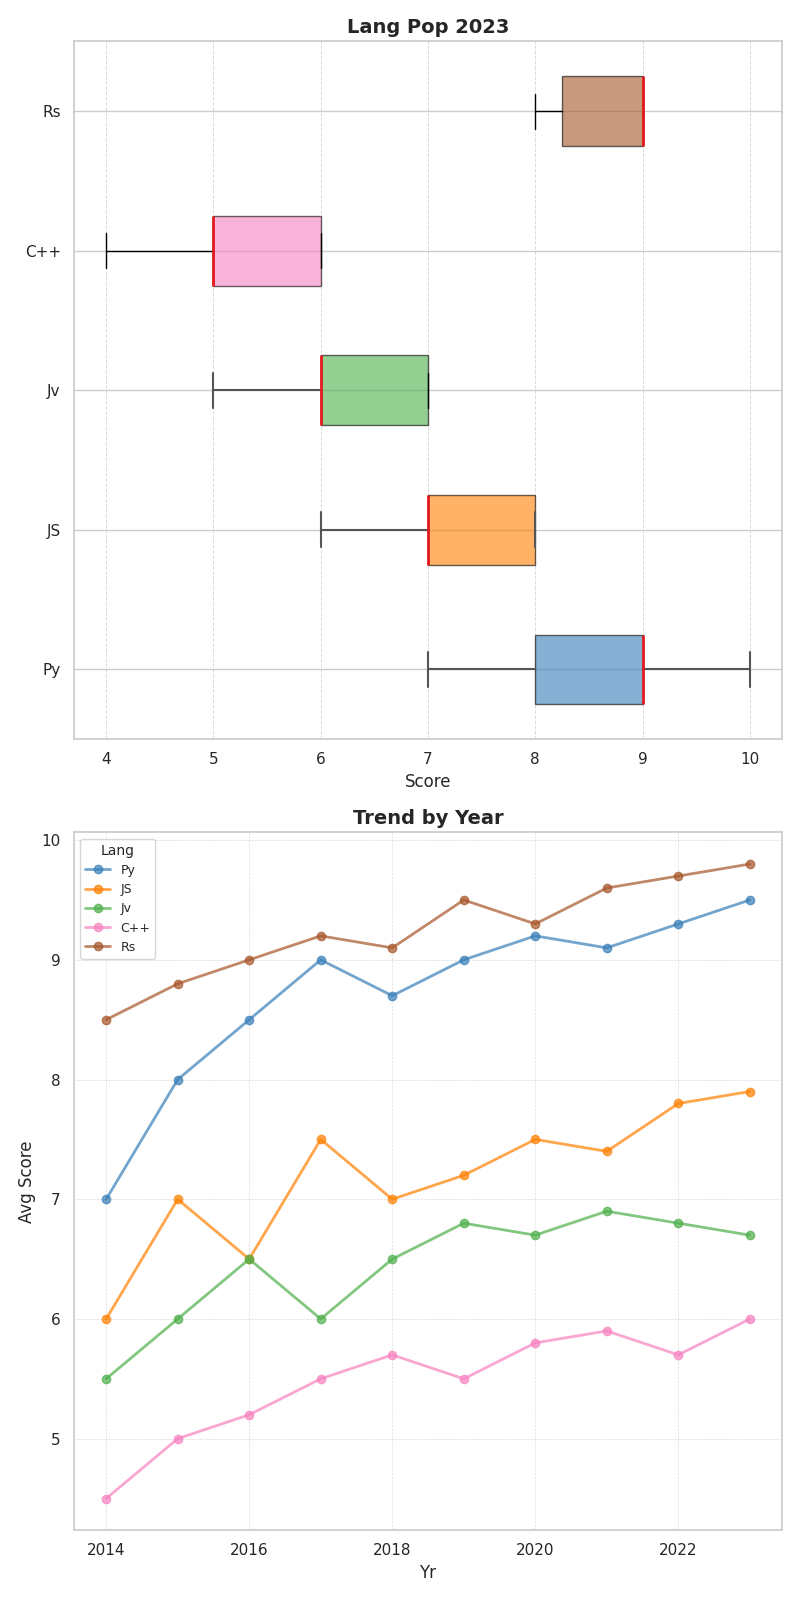

Source code (Python):
import matplotlib.pyplot as plt
import numpy as np

languages = ['Py', 'JS', 'Jv', 'C++', 'Rs']
python_scores = [8, 9, 8, 10, 9, 7, 9, 8, 9, 10]
javascript_scores = [7, 8, 6, 7, 8, 7, 6, 7, 8, 8]
java_scores = [6, 7, 6, 5, 6, 7, 6, 7, 7, 6]
cplusplus_scores = [5, 6, 5, 6, 5, 4, 5, 6, 6, 5]
rust_scores = [9, 8, 9, 9, 9, 9, 8, 9, 8, 9]
years = np.arange(2014, 2024)
avg_scores = {
    'Py': [7, 8, 8.5, 9, 8.7, 9, 9.2, 9.1, 9.3, 9.5],
    'JS': [6, 7, 6.5, 7.5, 7, 7.2, 7.5, 7.4, 7.8, 7.9],
    'Jv': [5.5, 6, 6.5, 6, 6.5, 6.8, 6.7, 6.9, 6.8, 6.7],
    'C++': [4.5, 5, 5.2, 5.5, 5.7, 5.5, 5.8, 5.9, 5.7, 6],
    'Rs': [8.5, 8.8, 9, 9.2, 9.1, 9.5, 9.3, 9.6, 9.7, 9.8]
}
language_scores = [python_scores, javascript_scores, java_scores, cplusplus_scores, rust_scores]
fig, axes = plt.subplots(2, 1, figsize=(8, 16))

# Horizontal box plot
box = axes[0].boxplot(language_scores, vert=False, patch_artist=True, labels=languages, notch=False, showfliers=True, whis=1.5)
colors = ['#377eb8', '#ff7f00', '#4daf4a', '#f781bf', '#a65628']
for patch, color in zip(box['boxes'], colors):
    patch.set_facecolor(color)
    patch.set_alpha(0.6)
for whisker, cap, median in zip(box['whiskers'], box['caps'], box['medians']):
    whisker.set(color='#555555', linewidth=1.5)
    cap.set(color='#555555', linewidth=1.5)
    median.set(color='#e41a1c', linewidth=2)

axes[0].set_title('Lang Pop 2023', fontsize=14, fontweight='bold')
axes[0].set_xlabel('Score')
axes[0].grid(axis='x', linestyle='--', linewidth=0.7, alpha=0.7)

# Create the line plot
for lang, color in zip(['Py', 'JS', 'Jv', 'C++', 'Rs'], colors):
    axes[1].plot(years, avg_scores[lang], marker='o', label=lang, color=color, linewidth=2, alpha=0.7)

axes[1].set_title('Trend by Year', fontsize=14, fontweight='bold')
axes[1].set_xlabel('Yr')
axes[1].set_ylabel('Avg Score')
axes[1].grid(axis='both', linestyle='--', linewidth=0.5, alpha=0.7)
axes[1].legend(title='Lang', title_fontsize='10', fontsize='9', loc='upper left')

plt.tight_layout()
plt.show()
